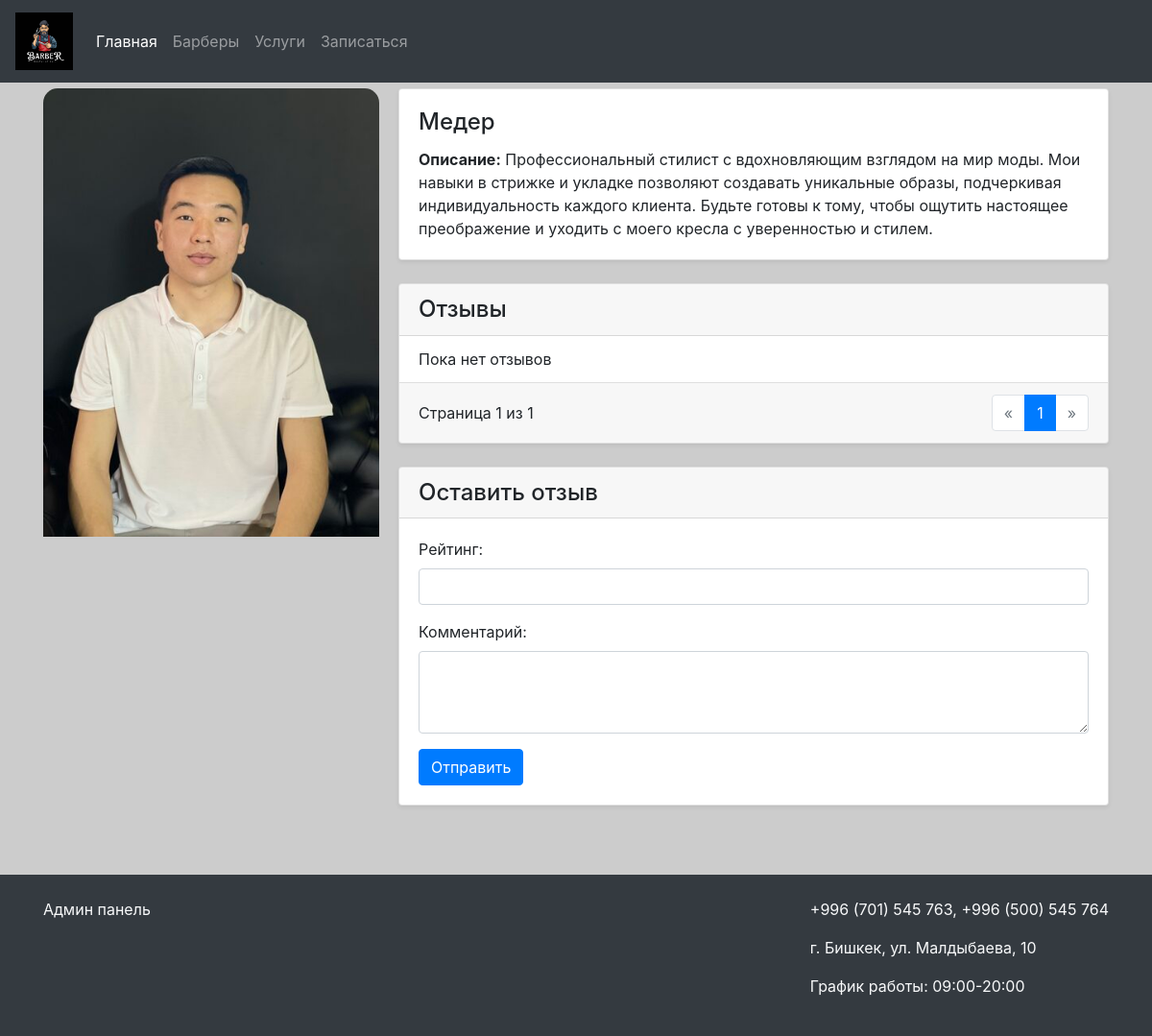
/barbers/1/, run on an earlier commit of the app's database.
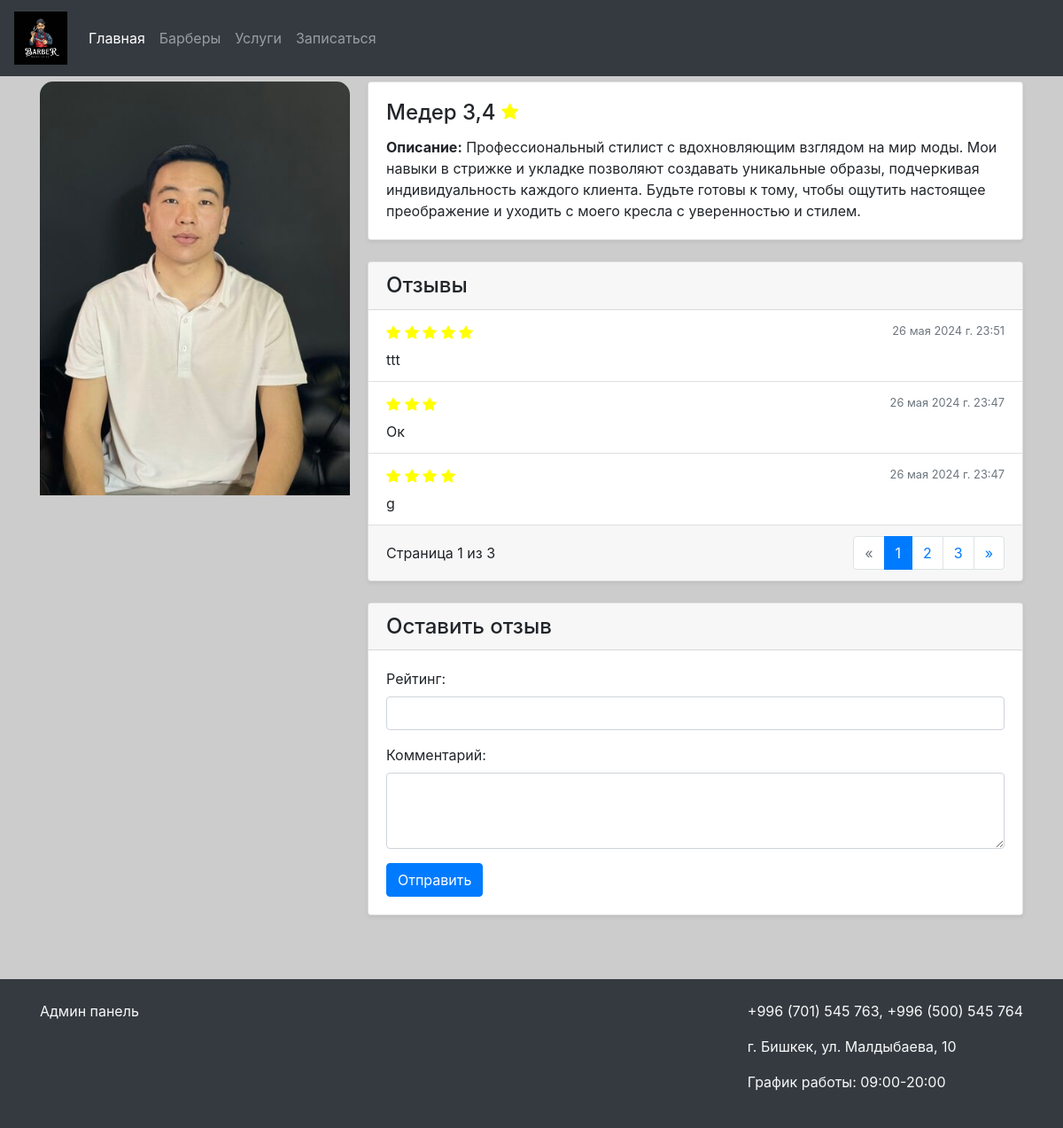
And on a later commit of the database.
### barbershop/models.py (models this page shows, shortened)
class Barber(models.Model):
    photo = models.ImageField(upload_to='barbers/')
    name = models.CharField(max_length=100)
    description = models.TextField()

class Review(models.Model):
    barber = models.ForeignKey(Barber, related_name='reviews', on_delete=models.CASCADE)
    rating = models.IntegerField(validators=[MinValueValidator(1), MaxValueValidator(5)])
    comment = models.TextField()
    created_at = models.DateTimeField(auto_now_add=True, verbose_name='Дата создания')

### barbershop/views.py (the view)
# urls.py: path('barbers/<int:pk>/', views.barber_detail, name='barber_detail'),
def barber_detail(request, pk):
    barber = get_object_or_404(Barber, pk=pk)
    reviews = barber.reviews.all().order_by('-created_at')
    paginator = Paginator(reviews, 3)
    page_number = request.GET.get('page')
    page_obj = paginator.get_page(page_number)
    average_rating = reviews.aggregate(Avg('rating'))['rating__avg']
    return render(request, 'barber_detail.html', {'barber': barber, 'page_obj': page_obj, 'average_rating': average_rating})

### main/templatetags/custom_filters.py (called while the page is built)
@register.filter
def times(number):
    return range(number)

### templates/barber_detail.html (shortened to what this page needs)
{% load custom_filters %}
{% include 'header_and_footer/header.html' %}
<div class="container">
    <div class="mb-4 d-flex" style="margin-top: 20px">
        <div style="margin-right: 20px">
            <img src="{% if barber.photo %}{{ barber.photo.url }}{% else %}../../../media/empty.png{% endif %}"
                 class="card-img-top" alt="{{ barber.name }}">
        </div>
        <div>
            <div class="card shadow-sm">
                <div class="card-body">
                    <h4 class="card-title">{{ barber.name }} {% if average_rating %}{{ average_rating|floatformat:1 }} {% endif %}</h4>
                    <p class="card-text"><strong>Описание:</strong> {{ barber.description }}</p>
                </div>
            </div>
            <div class="card shadow-sm my-4">
                <div class="card-header">
                    <h4 class="mb-0">Отзывы</h4>
                </div>
                <ul class="list-group list-group-flush">
                    {% for review in page_obj %}
                        <li class="list-group-item">
                            <div class="d-flex justify-content-between align-items-center">
                                <div>
                                </div>
                                <small class="text-muted">{{ review.created_at}}</small>
                            </div>
                            <div class="mt-2">
                                {{ review.comment }}
                            </div>
                        </li>
                    {% empty %}
                        <li class="list-group-item">Пока нет отзывов</li>
                    {% endfor %}
                </ul>
                <div class="card-footer d-flex justify-content-between align-items-center">
                    <span>Страница {{ page_obj.number }} из {{ page_obj.paginator.num_pages }}</span>
                    <nav aria-label="Page navigation">
                        <ul class="pagination mb-0">
                            {% if page_obj.has_previous %}
                                <li class="page-item">
                                    <a class="page-link" href="?page={{ page_obj.previous_page_number }}" aria-label="Previous">
                                        <span aria-hidden="true">&laquo;</span>
                                    </a>
                                </li>
                            {% else %}
                                <li class="page-item disabled">
                                    <span class="page-link">&laquo;</span>
                                </li>
                            {% endif %}
                            {% for num in page_obj.paginator.page_range %}
                                {% if page_obj.number == num %}
                                    <li class="page-item active"><span class="page-link">{{ num }}</span></li>
                                {% else %}
                                    <li class="page-item"><a class="page-link" href="?page={{ num }}">{{ num }}</a></li>
                                {% endif %}
                            {% endfor %}
                            {% if page_obj.has_next %}
                                <li class="page-item">
                                    <a class="page-link" href="?page={{ page_obj.next_page_number }}" aria-label="Next">
                                        <span aria-hidden="true">&raquo;</span>
                                    </a>
                                </li>
                            {% else %}
                                <li class="page-item disabled">
                                    <span class="page-link">&raquo;</span>
                                </li>
                            {% endif %}
                        </ul>
                    </nav>
                </div>
            </div>
            <div class="card shadow-sm my-4">
                <div class="card-header">
                    <h4 class="mb-0">Оставить отзыв</h4>
                </div>
                <div class="card-body">
                    <form method="post" action="{% url 'add_review' %}">
                        <div class="mb-3">
                            <label for="rating" class="form-label">Рейтинг:</label>
                            <input type="number" name="rating" id="rating" class="form-control" min="1" max="5" required>
                        </div>
                        <div class="mb-3">
                            <label for="comment" class="form-label">Комментарий:</label>
                            <textarea name="comment" id="comment" class="form-control" rows="3" required></textarea>
                        </div>
                        <button type="submit" class="btn btn-primary">Отправить</button>
                    </form>
                </div>
            </div>
        </div>
    </div>
</div>
{% include 'header_and_footer/footer.html' %}

### templates/header_and_footer/header.html (shortened to what this page needs)
{% load static %}
<!DOCTYPE html>
<html lang="en">
<head>
    <link rel="stylesheet" href="https://maxcdn.bootstrapcdn.com/bootstrap/4.5.2/css/bootstrap.min.css">
    <link href="{% static 'css/style.css' %}" rel="stylesheet">
</head>
<body>
<nav class="navbar navbar-expand-lg navbar-dark bg-dark fixed-top">
    <a class="navbar-brand" href="#"><img src="../../media/logo.png" alt="" width="60" height="60"></a>
    <div class="collapse navbar-collapse " id="navbarNav">
        <ul class="navbar-nav ">
            <li class="nav-item active ">
                <a class="nav-link " href="/">Главная <span class="sr-only">(текущая)</span></a>
            </li>
            <li class="nav-item">
                <a class="nav-link" href="#barbers">Барберы</a>
            </li>
            <li class="nav-item">
                <a class="nav-link" href="#services">Услуги</a>
            </li>
            <li class="nav-item">
                <a class="nav-link" href="/application">Записаться</a>
            </li>
        </ul>
    </div>
</nav>
<br><br><br>
<div class="content" style="margin-top: 14px">

### templates/header_and_footer/footer.html (shortened to what this page needs)
</div>
<footer class="bg-dark text-light py-4 mt-5">
  <div class="container d-flex justify-content-between">
    <a href="{% url 'admin:index' %}" class="text-light">Админ панель</a>
    <div>
        <p>+996 (701) 545 763, +996 (500) 545 764</p>
        <p>г. Бишкек, ул. Малдыбаева, 10</p>
        <p>График работы: 09:00-20:00</p>
    </div>
  </div>
</footer>
</body>
</html>

### static/css/style.css (style rules this page uses)
body { background-color: #ccc; }
.card { transition: transform 0.2s ease-in-out; }

### templates/barber_detail.html (style rules this page uses)
.card-img-top { border-radius: 15px 15px 0 0; width: 350px; height: auto; display: block; margin: 0 auto; }

What changed in the data, as far as the page shows it:
added Review: rating 5 (drawn), created_at "26 мая 2024 г. 23:51", comment "ttt"
added Review: rating 3 (drawn), created_at "26 мая 2024 г. 23:47", comment "Ок"
added Review: rating 4 (drawn), created_at "26 мая 2024 г. 23:47", comment "g"
Also different on the page:
{{ average_rating|floatformat:1 }}: (not shown) → "3,4"
{{ page_obj.paginator.num_pages }}: "1" → "3"
new list line: "2"
new list line: "3"
text no longer shown: "Пока нет отзывов"
